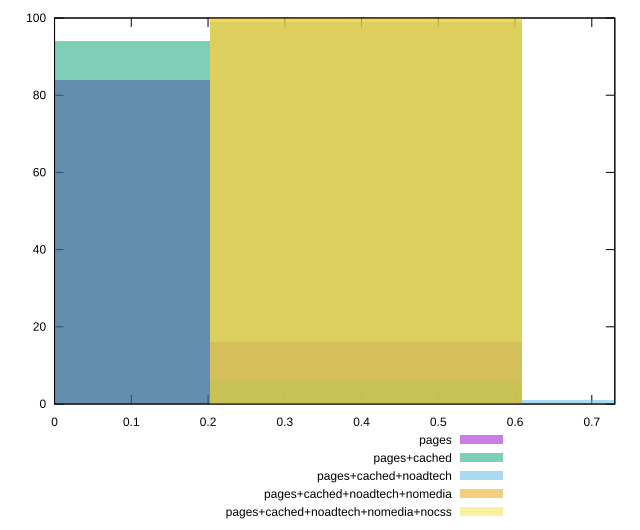

Recreate this plot in gnuplot.
reset

$pages <<EOF
0 84
0.4063577817667275 16
EOF

$pagesCached <<EOF
0 94
0.4063577817667275 6
EOF

$pagesCachedNoadtech <<EOF
0.4063577817667275 99
0.812715563533455 1
EOF

$pagesCachedNoadtechNomedia <<EOF
0.4063577817667275 100
EOF

$pagesCachedNoadtechNomediaNocss <<EOF
0.4063577817667275 100
EOF

set key outside below
set boxwidth 0.4063577817667275
set xrange [0:0.73]
set yrange [0:100]
set trange [0:100]
set style fill transparent solid 0.5 noborder
set terminal svg size 640, 530 enhanced background rgb 'white'
set output "report_00013_2021-02-09T12-04-24.940Z/unused-javascript/comparison/histogram/all_score.svg"

plot $pages title "pages" with boxes, \
     $pagesCached title "pages+cached" with boxes, \
     $pagesCachedNoadtech title "pages+cached+noadtech" with boxes, \
     $pagesCachedNoadtechNomedia title "pages+cached+noadtech+nomedia" with boxes, \
     $pagesCachedNoadtechNomediaNocss title "pages+cached+noadtech+nomedia+nocss" with boxes

reset
